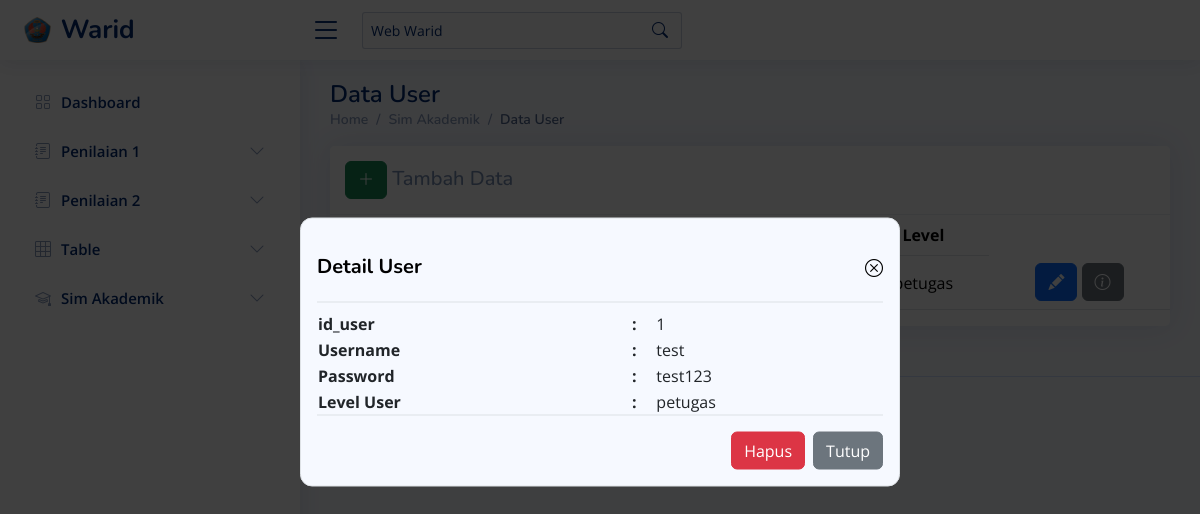
Screenshot of /?page=user&alert=info_data&id=1 with the database file from the repository.
### tables this page shows
CREATE TABLE `tb_user` (
  `id_user` int(2) NOT NULL,
  `user` varchar(502) NOT NULL,
  `pass` varchar(200) NOT NULL,
  `lvl` enum('admin','petugas','wakasek','walikelas') NOT NULL
);

### assets/components/sim_akademik_warid/user.php (the view, shortened to what this page needs)
<?php
$pageName = 'user';
?>
<main id="main" class="main">
    <div class="pagetitle">
        <h1>Data User</h1>
        <nav>
            <ol class="breadcrumb">
                <li class="breadcrumb-item"><a href="?page=dashboard">Home</a></li>
                <li class="breadcrumb-item">Sim Akademik</li>
                <li class="breadcrumb-item active">Data User</li>
            </ol>
        </nav>
    </div>
    <section class="section">
        <div class="row">
            <div class="col-lg-12">
                <div class="card">
                    <h5 class="card-header d-flex">
                        <span class="col-sm-6"><a href="?page=<?php echo $pageName ?>&alert=add_data" class="btn btn-success"><i class="bi bi-plus-lg"></i></a> Tambah Data</span>
                    </h5>
                    <div class="table-responsive text-nowrap">
                        <table class="table table-hover">
                            <thead>
                                <tr>
                                    <th>No</th>
                                    <th>ID User</th>
                                    <th>Username</th>
                                    <th>Password</th>
                                    <th>Level</th>
                                </tr>
                            </thead>
                            <tbody>
                                <?php
                                $sqlUser = "SELECT * FROM tb_user";
                                $stmt = $pdo->query($sqlUser);
                                $no = 1;
                                foreach ($stmt as $user) {
                                ?>
                                    <tr>
                                        <td><?php echo $no++; ?></td>
                                        <td><?php echo htmlspecialchars($user['id_user']); ?></td>
                                        <td><?php echo htmlspecialchars($user['user']); ?></td>
                                        <td><?php echo htmlspecialchars($user['pass']); ?></td>
                                        <td><?php echo htmlspecialchars($user['lvl']); ?></td>
                                        <td>
                                            <a href="?page=<?php echo $pageName ?>&alert=edit_data&id=<?php echo $user['id_user']; ?>" class="btn btn-primary"><i class="bi bi-pencil-fill" style="color: white;"></i></a>
                                            <a href="?page=<?php echo $pageName ?>&alert=info_data&id=<?php echo $user['id_user']; ?>" class="btn btn-secondary"><i class="bi bi-info-circle" style="color: white"></i></a>
                                        </td>
                                    </tr>
                                <?php
                                }
                                ?>
                            </tbody>
                        </table>
                    </div>
                </div>
            </div>
        </div>
        <?php
        if (isset($_GET['alert']) && $_GET['alert'] == 'info_data' && isset($_GET['id'])) {
            $id_user = $_GET['id'];
            $query_user = "SELECT * FROM tb_user WHERE id_user = '$id_user'";
            $stmt_user = $pdo->prepare($query_user);
            $stmt_user->execute();
            $user_list = $stmt_user->fetchALL(PDO::FETCH_ASSOC);
            foreach ($user_list as $d_user) {
        ?>
                <div class="card cardModals ">
                    <div class="card-body cardInfo border">
                        <span class="card-title d-flex justify-content-between border-bottom">
                            <h5 class="fw-bold" style="color: black;">Detail User</h5> <a href="?page=<?php echo $pageName ?>" style="color: black; text-decoration:none;"><i class="bi bi-x-circle"></i></a>
                        </span>
                        <table class="border-bottom w-100 mt-2 table_info">
                            <tr>
                                <th>id_user</th>
                                <th>:</th>
                                <td><?php echo $d_user['id_user'] ?? '-'; ?></td>
                            </tr>
                            <tr>
                                <th>Username</th>
                                <th>:</th>
                                <td><?php echo $d_user['user'] ?? '-'; ?></td>
                            </tr>
                            <tr>
                                <th>Password</th>
                                <th>:</th>
                                <td><?php echo $d_user['pass'] ?? '-'; ?></td>
                            </tr>
                            <tr>
                                <th>Level User</th>
                                <th>:</th>
                                <td><?php echo $d_user['lvl'] ?? '-'; ?></td>
                            </tr>
                        </table>
                        <a class="btn btn-secondary float-end mt-3 ms-2" href="?page=<?php echo $pageName ?>">Tutup</a>
                        <a class="btn btn-danger float-end mt-3" href="?page=delete_sim&page_name=<?php echo $pageName; ?>&id=<?php echo $d_user['id_user']; ?>">Hapus</a>
                    </div>
                </div>
        <?php
            }
        }
        ?>
</main>

### assets/css/style.css (style rules this page uses)
:root { scroll-behavior: smooth; }
body { font-family: "Open Sans", sans-serif; background: #f6f9ff; color: #444444; }
a { color: #4154f1; text-decoration: none; }
h1, h2, h3, h4, h5, h6 { font-family: "Nunito", sans-serif; }
table * { text-align: center; }
table { width: 100%; }
td { vertical-align: middle; word-wrap: break-word; word-break: normal; max-width: 200px; white-space: normal; }
.table_info * { text-align: left; }
.card-body { position: fixed; top: 50%; transform: translate(-50%, -50%); left: 50%; z-index: 1000; width: 75vw; background: #f6f9ff; border-radius: 12px; }
.cardModals { position: fixed; top: 50%; left: 50%; transform: translate(-50%, -50%); z-index: 999; width: 100vw; height: 120vh; background-color: rgba(0, 0, 0, 0.75); }
.cardInfo { top: 45%; width: 50vw; }
#main { margin-top: 60px; padding: 20px 30px; transition: all 0.3s; }
.pagetitle { margin-bottom: 10px; }
.pagetitle h1 { font-size: 24px; margin-bottom: 0; font-weight: 600; color: #012970; }
.card { margin-bottom: 30px; border: none; border-radius: 5px; box-shadow: 0px 0 30px rgba(1, 41, 112, 0.1); }
.card-header, .card-footer { border-color: #ebeef4; background-color: #fff; color: #798eb3; padding: 15px; }
.card-title { padding: 20px 0 15px 0; font-size: 18px; font-weight: 500; color: #012970; font-family: "Poppins", sans-serif; }
.breadcrumb { font-size: 14px; font-family: "Nunito", sans-serif; color: #899bbd; font-weight: 600; }
.breadcrumb a { color: #899bbd; transition: 0.3s; }
.breadcrumb .breadcrumb-item::before { color: #899bbd; }
.breadcrumb .active { color: #51678f; font-weight: 600; }
@media (min-width: 1200px) { #main, #footer { margin-left: 300px; } }

### rows the page displays
tb_user: lvl "petugas", id_user "1", user "test", pass "test123"
